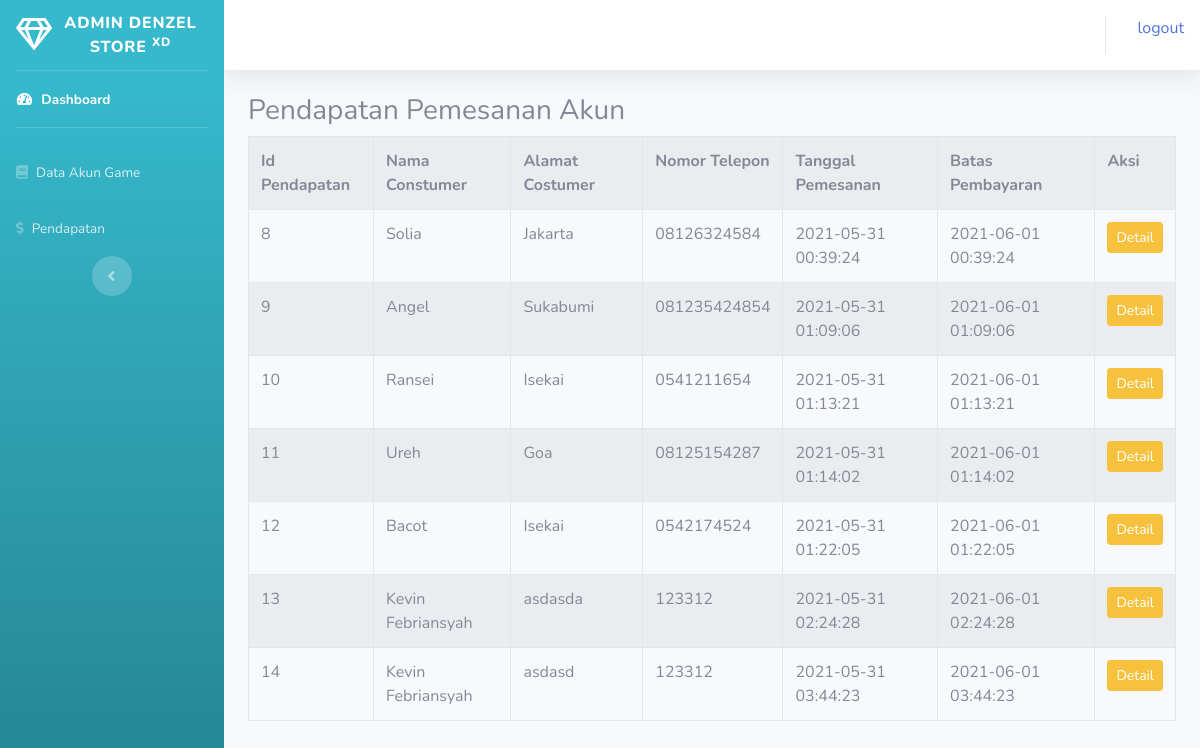
The page /index.php/admin/pendapatan on the database its author committed.
### tables this page shows
CREATE TABLE `pendapatan` (
  `id` int(11) NOT NULL,
  `nama` varchar(80) NOT NULL,
  `alamat` varchar(500) NOT NULL,
  `no_telp` varchar(100) NOT NULL,
  `tgl_pemesanan` datetime NOT NULL,
  `batas_bayar` datetime NOT NULL
);

### application/controllers/admin/pendapatan.php (called while the page is built, shortened)
<?php
class Pendapatan extends CI_Controller{
    public function index(){
        $data['pendapatan'] = $this->model_pendapatan->tampil_data();
        $this->load->view('templates_admin/header');
        $this->load->view('templates_admin/footer');
        $this->load->view('templates_admin/sidebar');
        $this->load->view('admin/pendapatan', $data);
    }
}

### index.php (called while the page is built, shortened)
<?php
require_once BASEPATH.'core/CodeIgniter.php';

### application/models/model_pendapatan.php (called while the page is built, shortened)
<?php
class Model_pendapatan extends CI_Model{
    public function tampil_data(){
        $result = $this->db->get('pendapatan');
        if($result->num_rows()>0){
            return $result->result();
        }else{
            return false;
        }
    }
}

### application/views/admin/pendapatan.php (the view)
<div class="container-fluid">
    <h3>Pendapatan Pemesanan Akun</h3>
    <table class="table table-bordered table-hover table-striped">
    <tr>
        <th>Id Pendapatan</th>
        <th>Nama Constumer</th>
        <th>Alamat Costumer</th>
        <th>Nomor Telepon</th>
        <th>Tanggal Pemesanan</th>
        <th>Batas Pembayaran</th>
        <th>Aksi</th>
    </tr>
    <?php foreach ($pendapatan as $ptn): ?>
    <tr>
        <td><?php echo $ptn->id ?></td>
        <td><?php echo $ptn->nama ?></td>
        <td><?php echo $ptn->alamat ?></td>
        <td><?php echo $ptn->no_telp ?></td>
        <td><?php echo $ptn->tgl_pemesanan ?></td>
        <td><?php echo $ptn->batas_bayar ?></td>
        <td><?php echo anchor('admin/pendapatan/detail/'.$ptn->id, '<div class="btn btn-sm btn-warning">Detail</div>') ?></td>
    </tr>
    <?php endforeach; ?>
    </table>
</div>

### rows shown on the page
pendapatan: id "8", nama "Solia", alamat "Jakarta", no_telp "08126324584", tgl_pemesanan "2021-05-31 00:39:24", batas_bayar "2021-06-01 00:39:24", id "Detail"
pendapatan: id "9", nama "Angel", alamat "Sukabumi", no_telp "081235424854", tgl_pemesanan "2021-05-31 01:09:06", batas_bayar "2021-06-01 01:09:06", id "Detail"
pendapatan: id "10", nama "Ransei", alamat "Isekai", no_telp "0541211654", tgl_pemesanan "2021-05-31 01:13:21", batas_bayar "2021-06-01 01:13:21", id "Detail"
pendapatan: id "11", nama "Ureh", alamat "Goa", no_telp "08125154287", tgl_pemesanan "2021-05-31 01:14:02", batas_bayar "2021-06-01 01:14:02", id "Detail"
pendapatan: id "12", nama "Bacot", alamat "Isekai", no_telp "0542174524", tgl_pemesanan "2021-05-31 01:22:05", batas_bayar "2021-06-01 01:22:05", id "Detail"
pendapatan: id "13", nama "Kevin Febriansyah", alamat "asdasda", no_telp "123312", tgl_pemesanan "2021-05-31 02:24:28", batas_bayar "2021-06-01 02:24:28", id "Detail"
pendapatan: id "14", nama "Kevin Febriansyah", alamat "asdasd", no_telp "123312", tgl_pemesanan "2021-05-31 03:44:23", batas_bayar "2021-06-01 03:44:23", id "Detail"

### other values the page prints
anchor('auth/logout','logout') "logout"
